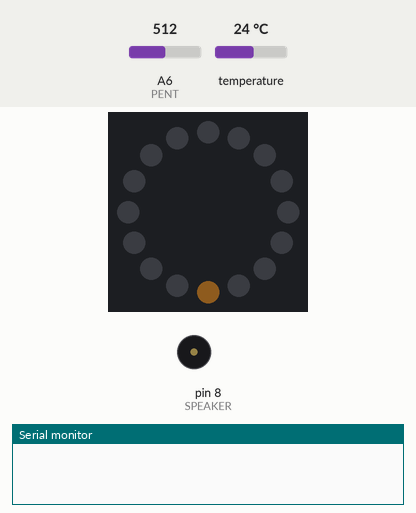
Recording of a sketch running on a simulated Arduino Nano, built with avr-gcc and run on an emulated ATmega328P. Parts: 16 RGB LEDs in a ring, first at the top, clockwise, buzzer (waves = sounding, pin HIGH), the last lines printed to the serial monitor. The test bench sets the inputs (shaded band); at power-on: A6 (PENT) = 512, temperature 24 °C. Dim RGB values are drawn brighter than linear.

Above: at 1.9 s.
2.0 s: A6 (PENT) set to 306
At 2.9 s:
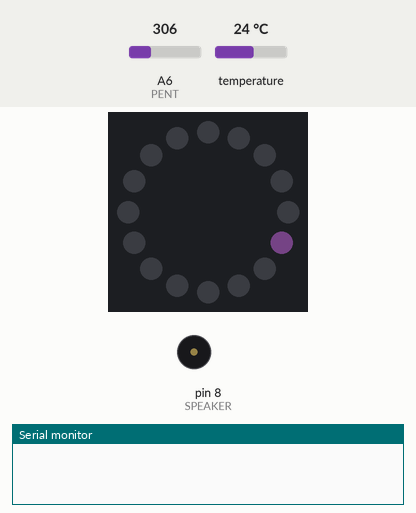
6.5 s: A6 (PENT) set to 404
At 7.5 s:
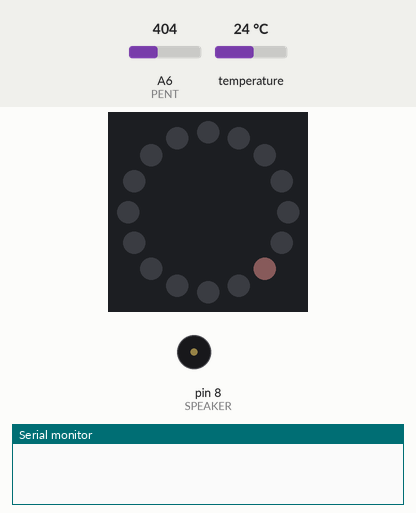
11.0 s: A6 (PENT) set to 427
17.2 s: A6 (PENT) set to 511
At 21.1 s:
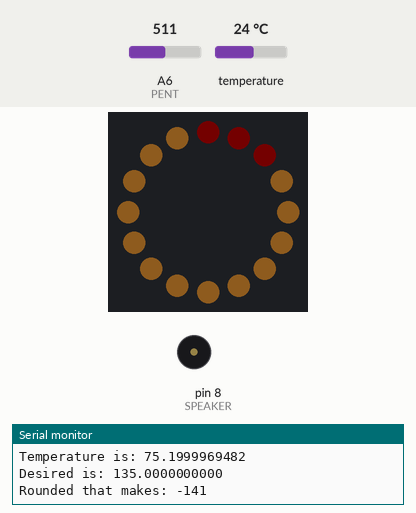
21.4 s: A6 (PENT) set to 122
At 22.5 s:
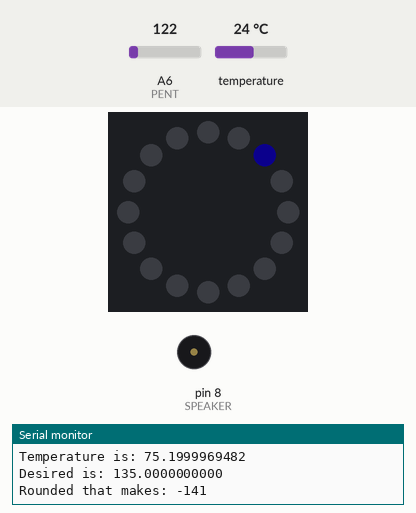
26.0 s: A6 (PENT) set to 900
At 27.1 s:
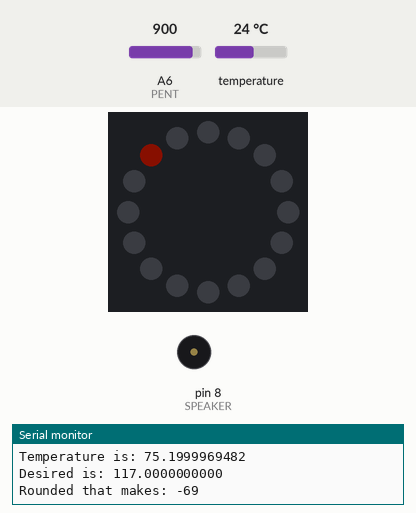
Timing chart, 0 to 29.0 s (numbered marks = the images above; inputs shaded):
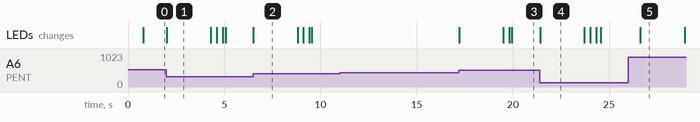

The sketch:

final.ino
```cpp
#include <Adafruit_NeoPixel.h>
#include <avr/power.h>
#include <OneWire.h>
#include <DallasTemperature.h>
#include <math.h>

// speaker var
#define SPEAKER 8

// thermometer vars
#define THERMOMETER A2
OneWire oneWire(THERMOMETER);
DallasTemperature sensors(&oneWire);

//lightring vars
#define LIGHT_RING 6
Adafruit_NeoPixel ring = Adafruit_NeoPixel(16, LIGHT_RING, NEO_GRB + NEO_KHZ800);

// pententiometer vars
#define PENT A6
int pentVal = 0;
int pentPercentage = 0;

// color vars
int red_arr[3] = {241, 81, 35};
uint32_t red = ring.Color(241, 81, 35);
uint32_t red2 = ring.Color(241 * .2 , 81 * .2 , 35 * .2 );

uint32_t green = ring.Color(13,207,139);

int blue_arr[3] = {126, 196, 243};
uint32_t blue = ring.Color(126, 196, 243);
uint32_t blue2 = ring.Color(126 * .4, 196 * .4, 243 * .4);

uint32_t dull_white = ring.Color(0,0,0);

uint32_t fade0 = ring.Color(127, 0, 0);
uint32_t fade1 = ring.Color(147,25,5);
uint32_t fade2 = ring.Color(166,51,10);
uint32_t fade3 = ring.Color(186,76,15);
uint32_t fade4 = ring.Color(206,101,21);
uint32_t fade5 = ring.Color(225,127,26);
uint32_t fade6 = ring.Color(245,152,31);
uint32_t fade7 = ring.Color(235,156,49);
uint32_t fade8 = ring.Color(196,130,78);
uint32_t fade9 = ring.Color(157,104,108);
uint32_t fade10 = ring.Color(117,78,137);
uint32_t fade11 = ring.Color(98,65,152);
uint32_t fade12 = ring.Color(59,39,181);
uint32_t fade13 = ring.Color(20,13,210);
uint32_t fade14 = ring.Color(0,0,225);


// general vars
int pentReading;
unsigned long time;
unsigned long switchTime;
uint32_t userColor = ring.Color(235,156,49);
int userPixel = 7;
boolean performedFlurish = false;
float currTemp;
float desiredTemp;

void setup(void)
{
  Serial.begin(9600);
  switchTime = millis();
  int pentReading = findPetentiometerPercentage();
  // thermometer setup
  sensors.begin();
  sensors.requestTemperatures();
  currTemp = sensors.getTempFByIndex(0);

  // lightring setup
  ring.begin();
  ring.setBrightness(15);
  ring.show();

  pinMode(SPEAKER, OUTPUT);
//  playTune();
}


void loop(void)
{
  time = millis();
//   Serial.println((time - switchTime), DEC);
//  Serial.println(round(desiredTemp/currTemp) * 100);
  if(abs(findPetentiometerPercentage() - pentReading) > 2){
    pentReading = findPetentiometerPercentage();
    tempSelection();
    switchTime = millis();
    performedFlurish = false;
  }
  else if((time - switchTime) > 1500){
    if(performedFlurish == false){

      sensors.requestTemperatures();
      currTemp = sensors.getTempFByIndex(0);

      fillPixelsFrom(userPixel, userColor);
      setRingToPercentage(ring.Color(30,0,0), 100 - round((desiredTemp - 100)/(currTemp - 100) * 100), userColor, 30);
      performedFlurish = true;
    }
   if((time % 5000) == 0){
//      Serial.println("Requesting temperatures...");
      sensors.requestTemperatures();
      currTemp = sensors.getTempFByIndex(0);
    //  Serial.println("DONE");
    //  pulseSection(getLightAmountFor(70), ring.numPixels(), blue_arr);
      Serial.print("Temperature is: ");
//      currTemp = sensors.getTempFByIndex(0);
      Serial.println(currTemp, DEC);
      Serial.print("Desired is: ");
      Serial.println(desiredTemp, DEC);
      Serial.print("Rounded that makes: ");
      Serial.println(round((desiredTemp - 100)/(currTemp - 100) * 100));
      setRingToPercentage(ring.Color(30,0,0), 100 - round((desiredTemp - 100)/(currTemp - 100) * 100), userColor, 30);
   }
  }
  // temperature requesting
//  Serial.println("Requesting temperatures...");
//  sensors.requestTemperatures();
////  Serial.println("DONE");
////  pulseSection(getLightAmountFor(70), ring.numPixels(), blue_arr);
//  Serial.print("Temperature is: ");
//  Serial.print(sensors.getTempFByIndex(0));

    // fade blue
//  pulseSection(getLightAmountFor(90), ring.numPixels(), blue_arr);

    // fade red
//  pulseSection(0, getLightAmountFor(90), red_arr);
//    tempSelection();
//  colorWipe(ring.Color(255, 0, 0), 50);
//  colorWipe(ring.Color(255, 0, 255), 50);
//  setRingToPercentage(red, findPetentiometerPercentage(), blue, 0);
//  setRingToPercentage(blue, 50, red);
//  setRingToPercentage(green, 50, red);
//  dimColor(red, 10);
}

void buzz(int targetPin, long frequency, long length) {
  long delayValue = 1000000/frequency/2;
  long numCycles = frequency * length/ 1000;
 for (long i=0; i < numCycles; i++){
    digitalWrite(targetPin,HIGH);
    delayMicroseconds(delayValue);
    digitalWrite(targetPin,LOW);
    delayMicroseconds(delayValue);
  }
}


int findPetentiometerPercentage()
{
    pentVal = analogRead(PENT);
    pentPercentage = (pentVal / 10.22);
    return pentPercentage;
}

int getLightAmountFor(uint8_t percentage)
{
  int lit = round(ring.numPixels() * (percentage * .01));
  return lit;
}

int pulseSection(int from, int to, int color[3])
{
  int colorScale = 70;
  for(uint16_t i=100; i>=colorScale; i = i - 3) {
    for(uint16_t j=from; j<to; j++) {
      ring.setPixelColor(j, ring.Color(color[0] * (i * .01), color[1] * (i * .01), color[2] * (i * .01)));
      ring.show();
    }
    delay(20);
  }
  for(uint16_t i=colorScale; i<=100; i = i + 3) {
    for(uint16_t j=from; j<to; j++) {
      ring.setPixelColor(j, ring.Color(color[0] * (i * .01), color[1] * (i * .01), color[2] * (i * .01)));
      ring.show();
    }
    delay(30);
  }
}

void setRingToPercentage(uint32_t color,uint8_t percentage, uint32_t off_color, uint8_t wait)
{
  int lights = round(ring.numPixels() * (percentage * .01));
  for(uint16_t i=0; i<lights; i++) {
        ring.setPixelColor(i, color);
        ring.show();
        delay(wait);
  }
  for(uint16_t i=lights; i<ring.numPixels(); i++) {
        ring.setPixelColor(i, off_color);
        ring.show();
        delay(wait);
  }
}

void playTune()
{
    buzz(SPEAKER, 1665, 200);
    buzz(SPEAKER, 1865, 200);
    buzz(SPEAKER, 2065, 200);
    buzz(SPEAKER, 2165, 300);
}

void tempSelection()
{
  int perc = findPetentiometerPercentage();
  if(perc < 6){
    ring.setPixelColor(1, fade14);
    colorAllPixelsBut(1, dull_white);
    userColor = fade14;
    userPixel = 1;
    desiredTemp = 113;

  }
  if(perc > 6 && perc < 12){
    ring.setPixelColor(2, fade13);
    colorAllPixelsBut(2, dull_white);
    userColor = fade13;
    userPixel = 2;
    desiredTemp = 117;
  }
  if(perc > 12 && perc < 20){
    ring.setPixelColor(3, fade12);
    colorAllPixelsBut(3, dull_white);
    userColor = fade12;
    userPixel = 3;
    desiredTemp = 121;
  }
  if(perc > 20 && perc < 26){
    ring.setPixelColor(4, fade11);
    colorAllPixelsBut(4, dull_white);
    userColor = fade11;
    userPixel = 4;
    desiredTemp = 125;
  }
  if(perc > 26 && perc < 32){
    ring.setPixelColor(5, fade10);
    colorAllPixelsBut(5, dull_white);
    userColor = fade10;
    userPixel = 5;
    desiredTemp = 130;
  }
  if(perc > 32 && perc < 40){
    ring.setPixelColor(6, fade9);
    colorAllPixelsBut(6, dull_white);
    userColor = fade9;
    userPixel =6;
    desiredTemp = 135;
  }
  if(perc > 40 && perc < 47){
    ring.setPixelColor(7, fade8);
    colorAllPixelsBut(7, dull_white);
    userColor = fade8;
    userPixel = 7;
    desiredTemp = 140;
  }
  if(perc > 47 && perc < 53){
    ring.setPixelColor(8, fade7);
    colorAllPixelsBut(8, dull_white);
    userColor = fade7;
    userPixel = 8;
    desiredTemp = 144;
  }
  if(perc > 53 && perc < 60){
    ring.setPixelColor(9, fade6);
    colorAllPixelsBut(9, dull_white);
    userColor = fade6;
    userPixel = 9;
    desiredTemp = 148;
  }
  if(perc > 60 && perc < 66){
    ring.setPixelColor(10, fade5);
    colorAllPixelsBut(10, dull_white);
    userColor = fade5;
    userPixel = 10;
    desiredTemp = 155;
  }
  if(perc > 66 && perc < 72){
    ring.setPixelColor(11, fade4);
    colorAllPixelsBut(11, dull_white);
    userColor = fade4;
    userPixel = 11;
    desiredTemp = 160;
  }
  if(perc > 72 && perc < 78){
    ring.setPixelColor(12, fade3);
    colorAllPixelsBut(12, dull_white);
    userColor = fade3;
    userPixel = 12;
    desiredTemp = 164;
  }
  if(perc > 78 && perc < 86){
    ring.setPixelColor(13, fade2);
    colorAllPixelsBut(13, dull_white);
    userColor = fade2;
    userPixel = 13;
    desiredTemp = 168;
  }
  if(perc > 86 && perc < 92){
    ring.setPixelColor(14, fade1);
    colorAllPixelsBut(14, dull_white);
    userColor = fade1;
    userPixel = 14;
    desiredTemp = 172;
  }
  if(perc > 92){
    ring.setPixelColor(15, fade0);
    colorAllPixelsBut(15, dull_white);
    userColor = fade0;
    userPixel = 15;
    desiredTemp = 176;
  }
  ring.show();
}

void colorAllPixelsBut(int but, uint32_t c) {
  for(uint16_t i=0; i<ring.numPixels(); i++) {
    if(i != but){
      ring.setPixelColor(i, c);
      ring.show();
    }
  }
}

void fullColor(uint32_t c) {
  for(uint16_t i=0; i<ring.numPixels(); i++) {
      ring.setPixelColor(i, c);
      ring.show();
  }
}

void fillPixelsFrom(int start, uint32_t color)
{
  for(uint16_t i = start; i < 16; i++) {
      ring.setPixelColor(i, color);
      ring.show();
      delay(30);
  }
}
```

Measured:
- after the input at 2.0 s, the LEDs: change at once (image 1)
- after the input at 6.5 s, the LEDs: change at once (image 2)
- after the input at 17.2 s, the LEDs: first change at once (image 3 shows a later state)
- after the input at 21.4 s, the LEDs: change at once (image 4)
- after the input at 26.0 s, the LEDs: change after 0.63 s (image 5)
